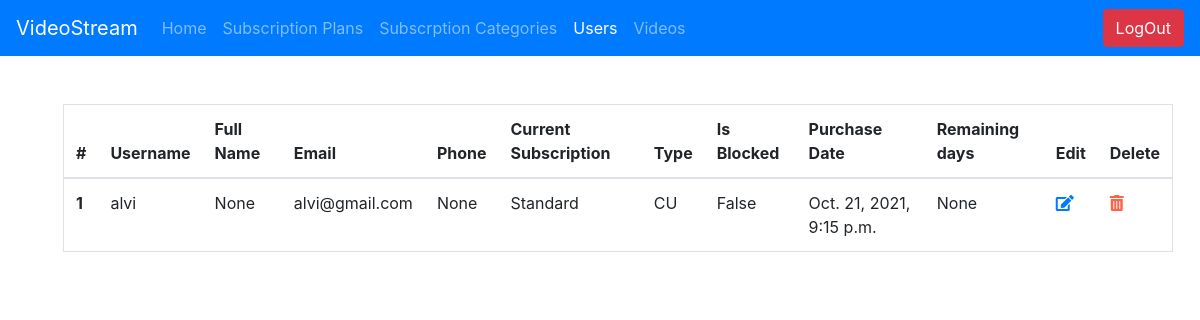
The app's page /video_stream_admin/user_list/ (signed in), older data.
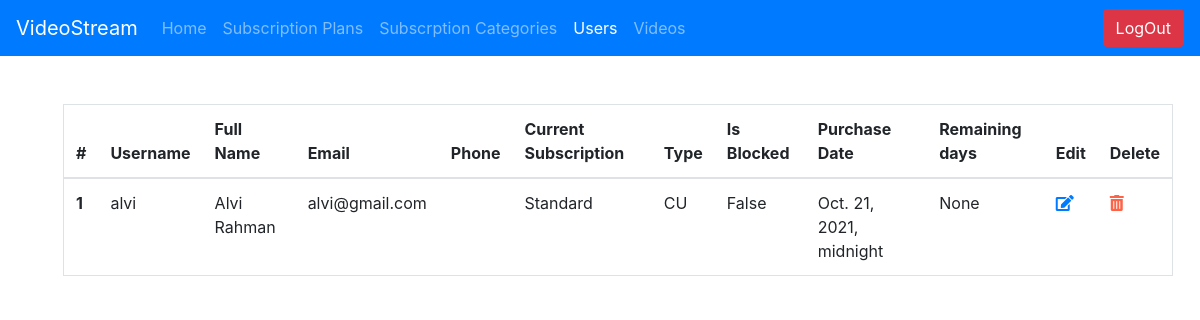
The same page, newer data.
### video_stream_app/models.py (models this page shows, shortened)
class User(AbstractUser):
    TYPE_CHOICES = [
        ('AD', 'Admin'), ('CU', 'Customer')
    ]
    id = models.AutoField(primary_key=True)
    username = models.CharField(
        max_length=255, blank=False, null=False, unique=True)
    full_name = models.CharField(max_length=255, blank=True, null=True)
    password = models.CharField(max_length=255, blank=False, null=False)
    email = models.CharField(max_length=255, blank=False, null=False)
    phone = models.CharField(max_length=15, null=True, blank=True)
    user_subscription = models.ForeignKey(Subscription, on_delete=models.SET_NULL,
                                          blank=True, null=True, related_name="subscription")
    user_type = models.CharField(
        choices=TYPE_CHOICES, max_length=50, blank=True, default="CU")
    is_subscribed = models.BooleanField(default=False)
    is_blocked = models.BooleanField(default=False)
    purchase_date = models.DateTimeField(blank=True, null=True)
    created_at = models.DateTimeField(auto_now_add=True)
    updated_at = models.DateField(auto_now=True)
    __prev_subscription = None
    def __init__(self, *args, **kwargs):
        super().__init__(*args, **kwargs)
        self.__prev_subscription = self.user_subscription

class Subscription(models.Model):
    id = models.AutoField(primary_key=True)
    subscription_type = models.ForeignKey(SubscriptionType,
                                        on_delete=models.SET_NULL, blank=True, null=True)
    subscription_price = models.DecimalField(
        max_digits=10, decimal_places=2, default=0)
    subscription_validity = models.IntegerField(
        default=0, verbose_name='subscription_validity (Months)')
    created_at = models.DateTimeField(auto_now_add=True)
    updated_at = models.DateField(auto_now=True)
    def __str__(self):
        return self.subscription_type.type_name

class SubscriptionType(models.Model):
    id = models.AutoField(primary_key=True)
    type_name = models.CharField(
        max_length=50, blank=False, null=False, unique=True)

### video_stream_app/views.py (the view)
# urls.py: path('video_stream_admin/user_list/', views.user_list,
@login_required(login_url='/video_stream_admin/')
def user_list(request):
    return render(request, 'video_stream_app/users_view.html',
                  {
                      'users': models.User.objects.all(),
                      'title': 'Users',
                      'is_logged_in': request.user.is_authenticated,
                      'users_link': 'active',
                      'admin': True
                  })

### video_stream_app/templates/video_stream_app/users_view.html (shortened to what this page needs)
{% extends 'base.html' %}
{% load custom_tags %}
{% load static %}
{% block content %}
    <div class="container m-5">
        <table class="table border">
            <thead>
                <tr>
                    <th scope="col">#</th>
                    <th scope="col">Username</th>
                    <th scope="col">Full Name</th>
                    <th scope="col">Email</th>
                    <th scope="col">Phone</th>
                    <th scope="col">Current Subscription</th>
                    <th scope="col">Type</th>
                    <th scope="col">Is Blocked</th>
                    <th scope="col">Purchase Date</th>
                    <th scope="col">Remaining days</th>
                    <th scope="col">Edit</th>
                    <th scope="col">Delete</th>
                </tr>
            </thead>
            <tbody>
            {% for user in users %}
                <tr>
                    <th scope="row">{{ forloop.counter }}</th>
                    <td>{{ user.username }}</td>
                    <td>{{ user.full_name }}</td>
                    <td>{{ user.email }}</td>
                    <td>{{ user.phone }}</td>
                    <td>{{ user.user_subscription }}</td>
                    <td>{{ user.user_type }}</td>
                    <td>{{ user.is_blocked }}</td>
                    <td>{{ user.purchase_date }}</td>
                    {% if users.user_subscription %}
                        <td>{{ user.purchase_date|calculate_time:user.user_subscription.subscription_validity }}</td>
                    {% else %}
                        <td> None </td>
                    {% endif %}
                    <td><a href="/video_stream_admin/user/edit__{{ user.pk }}/"><i class="fas fa-edit"></i></a></td>
                    <td><a onclick="deleteFunc({{ user.pk }})" href="" ><i class="fas fa-trash-alt" style="color: tomato"></i></a></td>
                </tr>
            {% endfor %}
            </tbody>
        </table>
    </div>
{% endblock %}

Row changes from the older to the newer data that the page shows:
changed User "alvi": full_name "None" → "Alvi Rahman"; purchase_date "Oct. 21, 2021, 9:15 p.m." → "Oct. 21, 2021, midnight"; phone "None" → (not shown)
